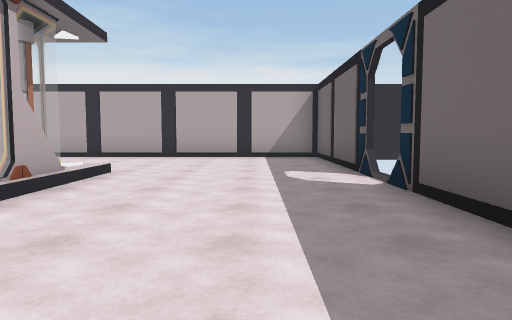
[1] (above)

23 first-person views from a walk through a Unity game level. The camera is 1.2 m above the floor, tilts 4° down and sees 70° across. Doors are open. The floor is counted in squares, 2 m on a side. Each view is taken from the middle of a square. On the plan, view 1 faces up. The plan holds only what a view shows up to about 10 squares ahead; the rest is blank. The place goes on beyond the plan.

[2]
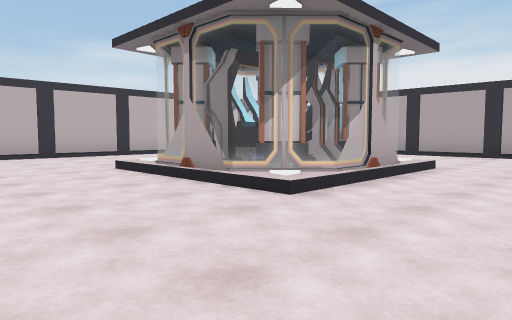

[3]
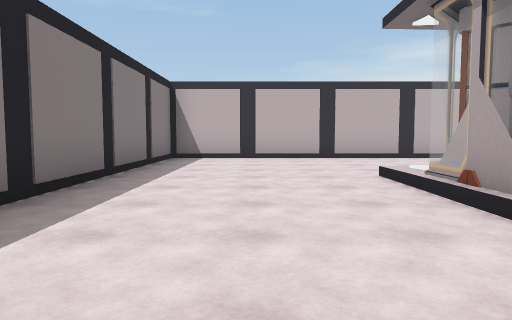

[4]
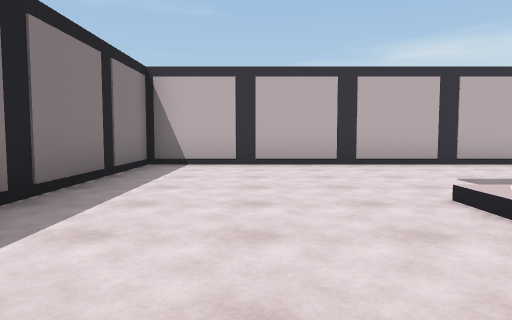

[5]
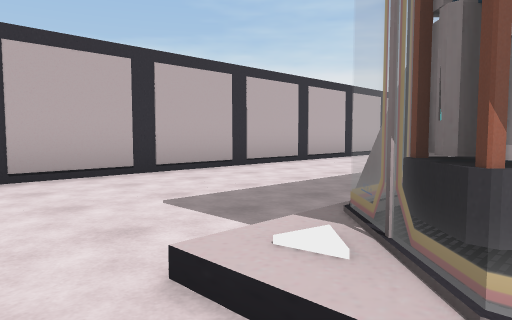

[6]
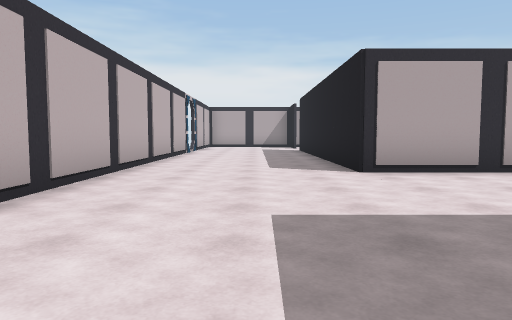

[7]
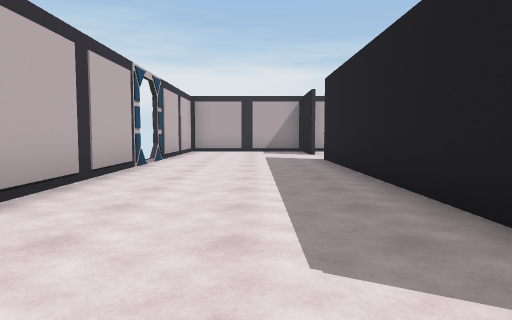

[8]
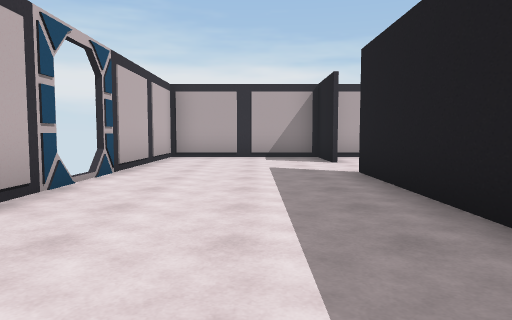

[9]
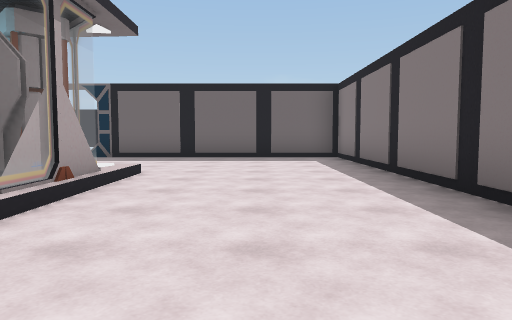

[10]
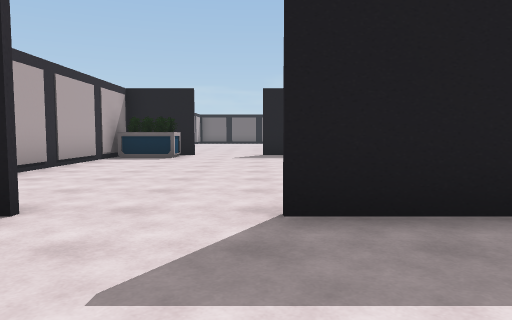

[11]
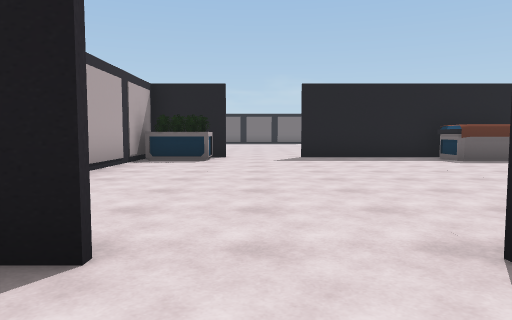

[12]
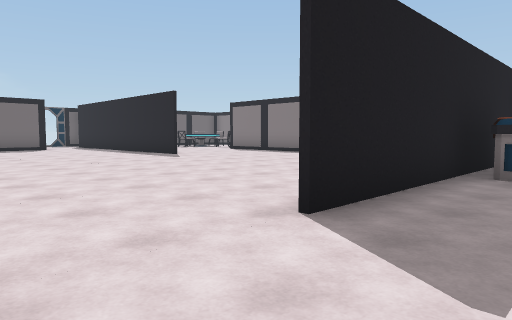

[13]
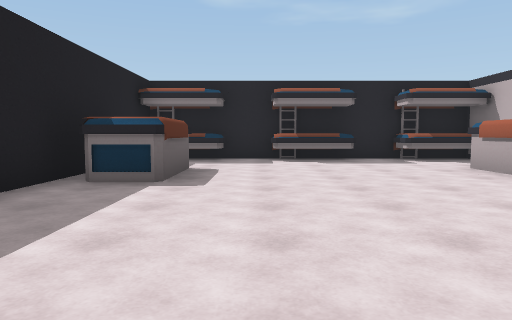

[14]
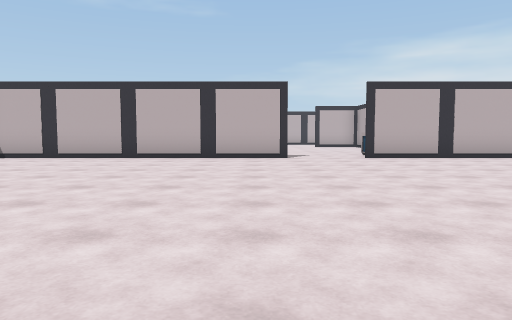

[15]
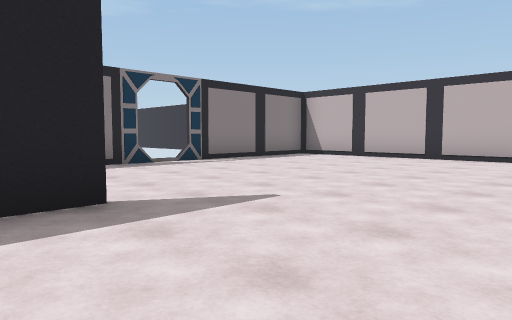

[16]
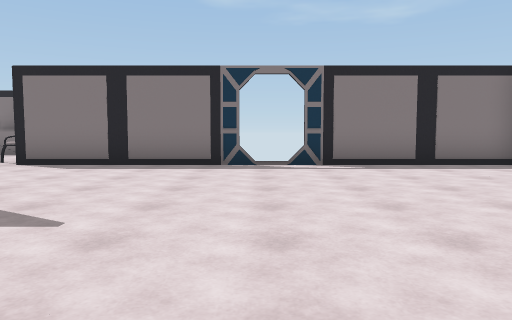

[17]
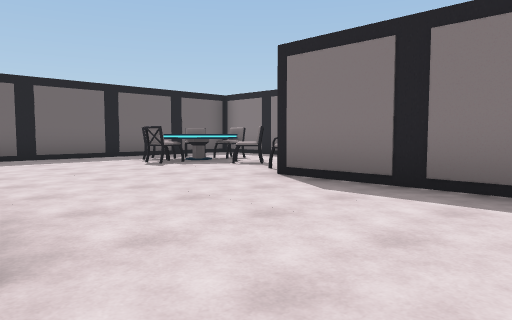

[18]
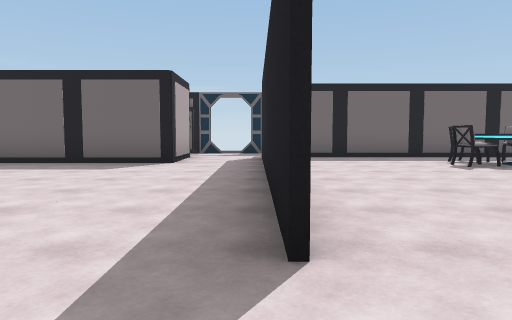

[19]
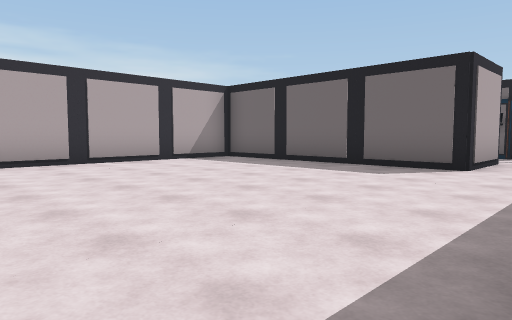

[20]
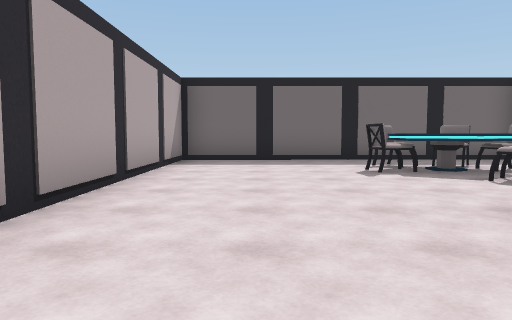

[21]
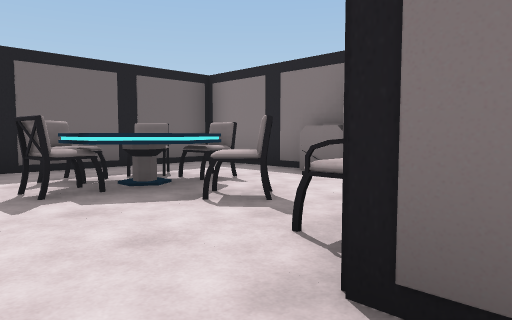

[22]
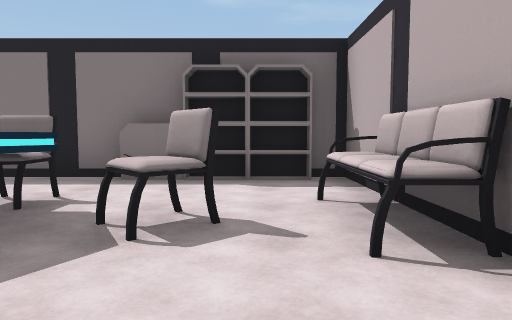

[23]
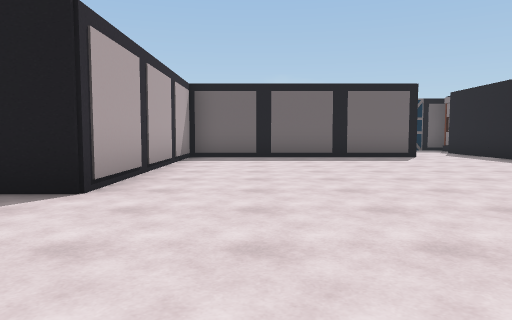

### Floor plan
Points are (right, up) in squares from view 1. A wall is a line through its corners. A room is listed if a view was taken in it or the views show most of it. See-through windows are left out.
Room 1 (views 1, 2, 3, 4, 5, 6, 7, 8, 9, 10, 11)
walls: (-2.8, 4.8) (-3.4, 4.3); (-2.5, 4.5) (-2.5, 3); (-3, 3.9) (-3.7, 3.9); (-4.9, 2.8) (-5.3, 2.4) (-5.7, 2.8); (-4.2, 2.9) (-4.2, 2.3); (-3, 3.5) (-3.5, 3.5); (-2.8, 2.9) (-3.4, 2.4); (-3.5, 2) (-5.6, 2); (1.6, 5.4) (1.6, 9.7) (-6.4, 9.7) (-6.4, 17.9); (-10.2, 16) (-10.2, -2.1) (1.6, -2.1) (1.6, 4.4); (-6.4, 19.8) (-6.4, 21.8); (-5.1, 21.7) (-10.2, 21.7) (-10.2, 17.4)
ways out: open door at (-6.3, 18.7) to room 2; gap at (2, 4)
Room 2 (views 12, 13)
walls: (1.6, 12.1) (1.6, 17.9); (0.6, 21.7) (-3.4, 21.7); (-6.2, 10.3) (-6.2, 9.9) (0.5, 9.9)
ways out: open door at (-6.3, 18.7) to room 1; opening at (1.5, 20.5) to room 3; open door at (1.7, 18.7) to room 3
objects: bed (-5, 10); bed (-5, 13) to (-5, 14); bed (-2, 10); bed (1, 10) to (1, 11); bed (1, 13) to (1, 14)
Room 3 (views 14, 15, 16, 17, 18, 19, 20, 21, 22, 23)
walls: (9.6, 13.8) (17.1, 13.8); (7.3, 9.9) (11.8, 9.9); (11.8, 9.4) (11.8, 5.9) (12.1, 5.9); (17.8, 15.7) (15.6, 15.7) (15.6, 21.7) (9.6, 21.7) (9.6, 22.5); (1.8, 17.9) (1.8, 10.5); (1.6, 9.9) (6.1, 9.9); (14.9, 5.9) (17.6, 5.9) (17.6, 13.7) (11.4, 13.7); (1.6, 21.3) (1.6, 21.7) (0.6, 21.7); (1.8, 22.5) (1.8, 21.4)
ways out: opening at (1.5, 20.5) to room 2; open door at (1.7, 18.7) to room 2; opening at (18, 15)
objects: other object (1, 20) to (1, 21); sofa (12, 8); shelf (13, 6); shelf (14, 6); chair (14, 9); chair (15, 8); table (15, 9); chair (15, 10); chair (16, 8); chair (16, 9)

Positions as (right, up) in squares from view 1, and headings:
1: (0, 0), facing up
2: (0, -1), facing up-left
3: (-1, 0), facing left
4: (-3, 0), facing left
5: (-5, 1), facing up-left
6: (-8, 4), facing up
7: (-8, 9), facing up
8: (-8, 12), facing up
9: (-8, 0), facing right
10: (-9, 18), facing right
11: (-8, 19), facing right
12: (0, 20), facing down-right
13: (-1, 19), facing down
14: (11, 17), facing left
15: (11, 17), facing down-left
16: (7, 17), facing down
17: (8, 14), facing down-right
18: (8, 14), facing right
19: (9, 14), facing up-right
20: (9, 12), facing right
21: (11, 11), facing down-right
22: (13, 11), facing down
23: (6, 20), facing right
